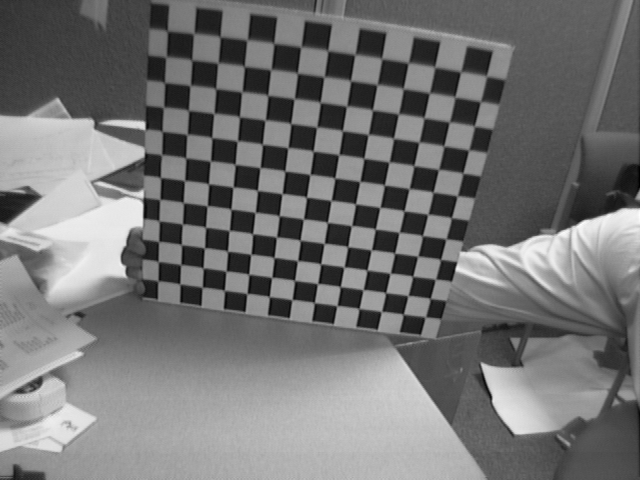
//> input picture Calibration/Image11.tif, 640 x 480 px
$ ./Azkaze ../Calibration/Image11.tif ../Calibration/Image17.tif ../data/H1to3p.xml   (built with g++ and OpenCV 4)
//> lines starting //> are read from the running program, lines starting //| are printed output that depends on the picture; after the words box and inside, x2 and y2 are one past the last pixel; in counts of white or black regions, pixels touching at a corner belong together
@@ -1,125 +0,0 @@
// surf2.cpp : �������̨Ӧ�ó������ڵ㡣
//


#include "stdafx.h"
#include "stdafx.h"
#include <stdio.h>
#include <opencv2/features2d.hpp>
#include <opencv2/imgproc.hpp>
#include <opencv2/highgui.hpp>
#include "opencv2/calib3d.hpp"
#include "opencv2/xfeatures2d.hpp"
#include <iostream>
using namespace std;
using namespace cv;
using namespace cv::xfeatures2d;
const float inlier_threshold = 2.5f; // Distance threshold to identify inliers
const float nn_match_ratio = 0.8f;   // Nearest neighbor matching ratio
int main(int argc, char* argv[])
{

	CommandLineParser parser(argc, argv,
		"{@img1 | ../data/graf1.png | input image 1}"
		"{@img2 | ../data/graf3.png | input image 2}"
		"{@homography | ../data/H1to3p.xml | homography matrix}");
	Mat img1 = imread(parser.get<String>("@img1"), IMREAD_GRAYSCALE);
//> img1 is the input picture: 480 rows x 640 cols, CV_8UC1; min 1, max 254, mean 116.2
	Mat img2 = imread(parser.get<String>("@img2"), IMREAD_GRAYSCALE);
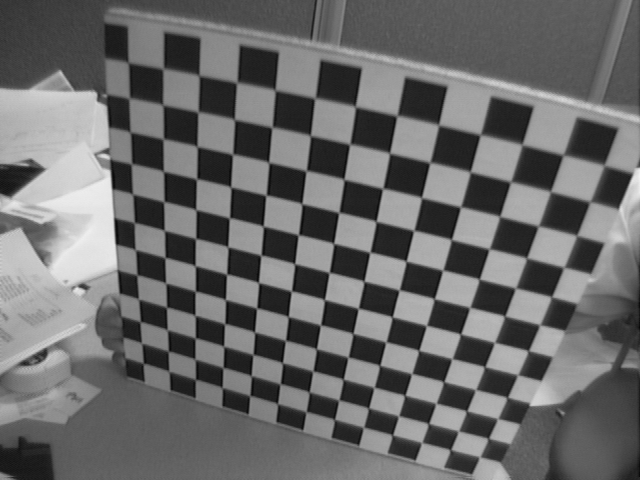
//> input picture Calibration/Image17.tif, 640 x 480 px
//> img2 is the input picture: 480 rows x 640 cols, CV_8UC1; min 7, max 241, mean 105.9
	//Mat homography;
	//FileStorage fs(parser.get<String>("@homography"), FileStorage::READ);
	//fs.getFirstTopLevelNode() >> homography;
	vector<KeyPoint> kpts1, kpts2;
	Mat desc1, desc2;
	Ptr<AKAZE> akaze = AKAZE::create();
	akaze->detectAndCompute(img1, noArray(), kpts1, desc1);
//> kpts1 = 1835 keypoints; strongest (x, y, size): (321, 187, 16.1), (293, 206, 16.1), (370, 194, 16.1), (419, 201, 16.1)
	akaze->detectAndCompute(img2, noArray(), kpts2, desc2);
//> kpts2 = 2033 keypoints; strongest (x, y, size): (124, 233, 16.1), (437, 218, 22.8), (429, 250, 22.8), (466, 259, 22.8)
	BFMatcher matcher(NORM_HAMMING);
	vector< vector<DMatch> > nn_matches;
	matcher.knnMatch(desc1, desc2, nn_matches, 2);
//> nn_matches = 1835 matches
	vector<KeyPoint> matched1, matched2, inliers1, inliers2;
	std::vector<Point2f> obj;
	std::vector<Point2f> scene;
	vector<DMatch> good_matches;
	for (size_t i = 0; i < nn_matches.size(); i++) {
		DMatch first = nn_matches[i][0];
		float dist1 = nn_matches[i][0].distance;
		float dist2 = nn_matches[i][1].distance;
		if (dist1 < nn_match_ratio * dist2) {
			matched1.push_back(kpts1[first.queryIdx]);
			matched2.push_back(kpts2[first.trainIdx]);
			obj.push_back(kpts1[first.queryIdx].pt);
			scene.push_back(kpts2[first.trainIdx].pt);
		}
	}
//> this loop made 1835 passes
//> (dist1, dist2) on passes 1 to 3: (24, 31), (40, 42), (30, 32)
//> after the loop, matched1 = 177 keypoints; strongest (x, y, size): (271, 180, 16.1), (299, 161, 16.1), (274, 157, 16.1), (328, 141, 16.1); matched2 = 177 keypoints; strongest (x, y, size): (399, 209, 22.8), (361, 200, 22.8), (379, 299, 22.8), (412, 335, 16.1); obj = 177 Points (x, y), first 12: [197.3, 29], [382.8, 35.35], [216.3, 39.37], [415.7, 40.46], [298, 42.55], [304.7, 42.5], [63.58, 110.1], [36.79, 196.4], [36.19, 248.7], [31, 384.5], [33.47, 388], [58.23, 448.3]; scene = 177 Points (x, y), first 12: [320.2, 93.29], [274.4, 55.24], [305.4, 138.9], [494.7, 102.2], [393.4, 109.7], [320.2, 93.29], [66.14, 82.69], [40.19, 169.1], [39.94, 221.3], [36.13, 356.7], [38.53, 359.9], [61, 418.8]
	//��õ�Ӧ�Ծ���
	std::vector<Point2f> obj2;
	std::vector<Point2f> scene2;
	Mat homography = findHomography(obj, scene, RANSAC);
//> homography = [[2.29, -5.51, 318.7], [0.915, -2.21, 128.1], [0.00713, -0.0172, 1]]
	Mat result;
	for (unsigned i = 0; i < matched1.size(); i++) {
		Mat col = Mat::ones(3, 1, CV_64F);
		col.at<double>(0) = matched1[i].pt.x;
		col.at<double>(1) = matched1[i].pt.y;
		col = homography * col;
		col /= col.at<double>(2);
		double dist = sqrt(pow(col.at<double>(0) - matched2[i].pt.x, 2) +
			pow(col.at<double>(1) - matched2[i].pt.y, 2));
		if (dist < inlier_threshold) {
			int new_i = static_cast<int>(inliers1.size());
			inliers1.push_back(matched1[i]);
			inliers2.push_back(matched2[i]);
			obj2.push_back(matched1[i].pt);
			scene2.push_back(matched2[i].pt);
			good_matches.push_back(DMatch(new_i, new_i, 0));
		}
	}
//> this loop made 177 passes
//> dist on passes 78, 84, 88, 90, 91, 93, 94, 96, 98, 100, 101, 104: 0.317, 0.368, 0.456, 0.647, 0.297, 0.441, 0.286, 0.416, 0.606, 0.656, 0.54, 0.133
//> (col, dist) on passes 1 to 6: ([320.2, 128.4, 1], 35.06), ([320.6, 128.4, 1], 86.58), ([320.2, 128.4, 1], 18.19), ([320.7, 128.4, 1], 176), ([320.5, 128.4, 1], 75.3), ([320.5, 128.4, 1], 35.11)

	Mat homography2 = findHomography(obj2, scene2, RANSAC);
	std::cout << "H����" << std::endl;
	std::cout << homography << std::endl;
//| [2.289463503055893, -5.514856824402449, 318.6680751777907;
//|  0.9154366607340823, -2.207475597115621, 128.1269024584038;
//|  0.007125648251839292, -0.01721402933954505, 1]
	std::cout << "H2����" << std::endl;
	std::cout << homography2 << std::endl;
	//�ֽⵥӦ�Ծ���
	cv::Mat cameraMatrix = (cv::Mat_<double>(3, 3)
		<< 8.6911353168659366e+02, 0., 2.9267783375673446e+02, 0.,
		8.6721765725812759e+02, 2.9037435251520674e+02, 0., 0., 1.);
	cv::Mat distCoeffs = (cv::Mat_<double>(1, 5) << -1.0666525029122846e-01, 3.3794337314215589e-01,
		1.6656304800872223e-05, -3.7943927324066247e-03,
		4.9543475405042214e-01);
	vector<Mat> Rs_decomp, ts_decomp, normals_decomp;
	int solutions = decomposeHomographyMat(homography, cameraMatrix, Rs_decomp, ts_decomp, normals_decomp);
//> solutions = 4

	//�ֽⵥӦ�Ծ������
	drawMatches(img1, inliers1, img2, inliers2, good_matches, result);
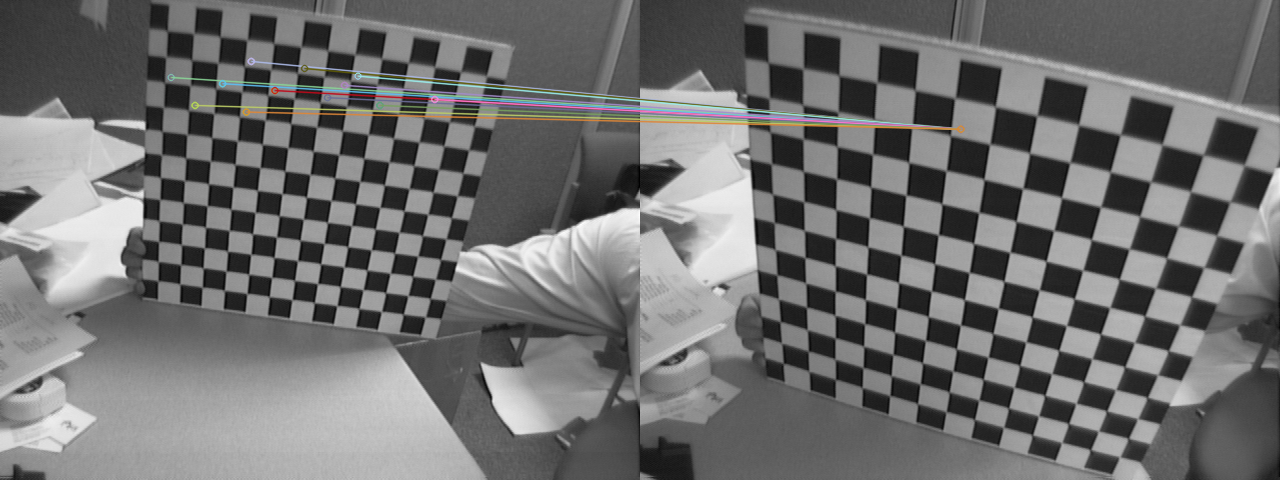
//> result: 480 rows x 1280 cols, CV_8UC3; mean B, G, R 111.6, 111.7, 111.8
	imwrite("result.png", result);
	//����start
	//-- Get the corners from the image_1 ( the object to be "detected" )
	std::vector<Point2f> obj_corners(4);
	obj_corners[0] = cvPoint(0, 0); obj_corners[1] = cvPoint(img1.cols, 0);
	obj_corners[2] = cvPoint(img1.cols, img1.rows); obj_corners[3] = cvPoint(0, img1.rows);
	std::vector<Point2f> scene_corners(4);
	perspectiveTransform(obj_corners, scene_corners, homography);
//> scene_corners = 4 Points (x, y): [318.7, 128.1], [320.8, 128.4], [319.4, 127.9], [320.6, 128.2]
	//-- Draw lines between the corners (the mapped object in the scene - image_2 )
	line(result, scene_corners[0] + Point2f(img1.cols, 0), scene_corners[1] + Point2f(img1.cols, 0), Scalar(0, 255, 0), 4);
//> result: 480 rows x 1280 cols, CV_8UC3; 23 pixels changed, all inside (x1, y1, x2, y2) = (957, 126, 964, 131)
	line(result, scene_corners[1] + Point2f(img1.cols, 0), scene_corners[2] + Point2f(img1.cols, 0), Scalar(0, 255, 0), 4);
	line(result, scene_corners[2] + Point2f(img1.cols, 0), scene_corners[3] + Point2f(img1.cols, 0), Scalar(0, 255, 0), 4);
	line(result, scene_corners[3] + Point2f(img1.cols, 0), scene_corners[0] + Point2f(img1.cols, 0), Scalar(0, 255, 0), 4);
	//-- Show detected matches
	//����end
	double inlier_ratio = inliers1.size() * 1.0 / matched1.size();
//> inlier_ratio = 0.0678
	cout << "A-KAZE Matching Results" << endl;
	cout << "*******************************" << endl;
	cout << "# Keypoints 1:                        \t" << kpts1.size() << endl;
//| # Keypoints 1:                        	1835
	cout << "# Keypoints 2:                        \t" << kpts2.size() << endl;
//| # Keypoints 2:                        	2033
	cout << "# r:                        \t" << Rs_decomp[0]<< endl;
//| # r:                        	[0.8041043038286517, 0.5881179445807163, 0.08679596036221149;
//|  0.5733576615060088, -0.8057928150612952, 0.1481852761767328;
//|  0.157089982094476, -0.06939127137775358, -0.9851434326411663]
	cout << "# t:                        \t" <<ts_decomp[0] << endl;
//| # t:                        	[-82.40722616289173;
//|  480.6664753458061;
//|  -2566.147927722547]
	cout << "# Matches��ƥ��㣩:                            \t" << matched1.size() << endl;
//| # Matches��ƥ��㣩:                            	177
	cout << "# Inliers����ȷƥ��㣩:                            \t" << inliers1.size() << endl;
//| # Inliers����ȷƥ��㣩:                            	12
	cout << "# Inliers Ratio�����Ŷȣ�:                      \t" << inlier_ratio << endl;
//| # Inliers Ratio�����Ŷȣ�:                      	0.0677966
	cout << endl;
	imshow("akaze", result);
	waitKey();
	return 0;
}
